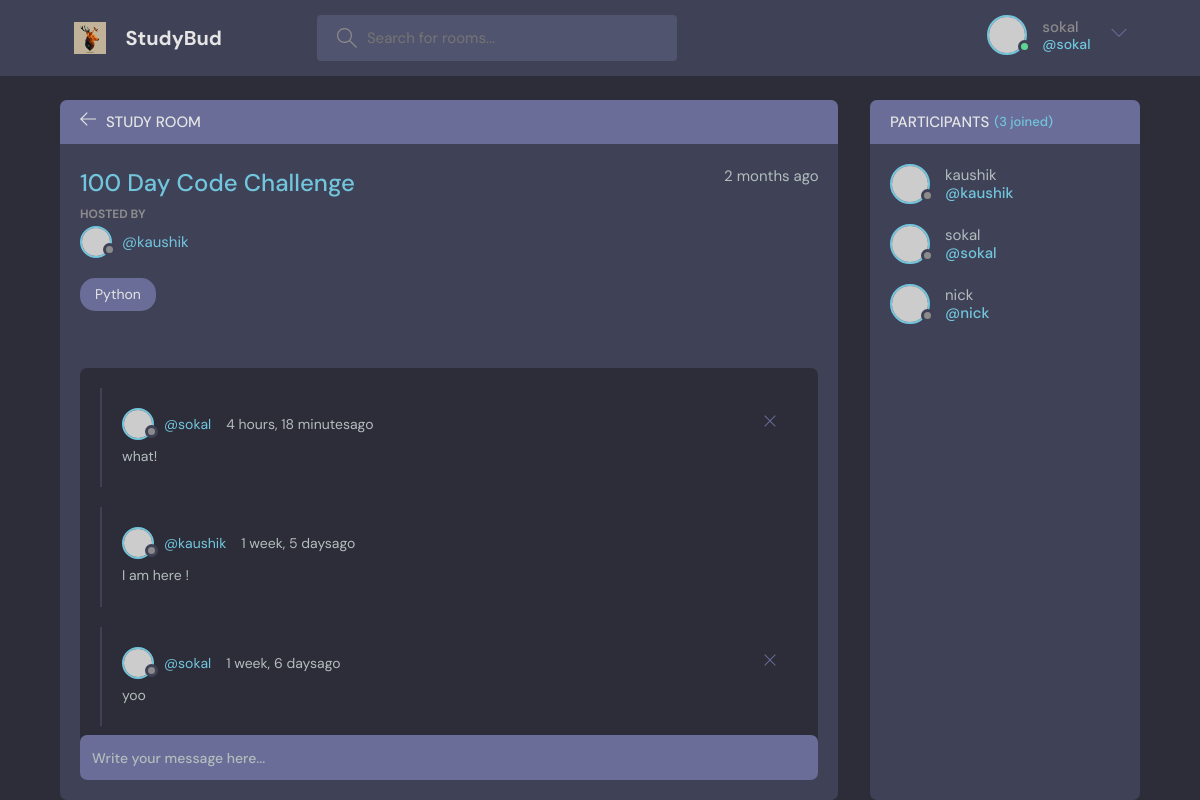
The page /room/2/ (signed in) on the database its author committed.
### base/models.py (models this page shows, shortened)
class Room(models.Model):
    host = models.ForeignKey(User,on_delete=models.SET_NULL , null=True)
    topic = models.ForeignKey(Topic ,on_delete=models.SET_NULL ,null=True)
    name = models.CharField(max_length=200)
    description = models.TextField(null=True,blank=True)
    participants = models.ManyToManyField(User,related_name='participants',blank=True)
    updated = models.DateTimeField(auto_now=True)
    created = models.DateTimeField(auto_now_add=True)
    class Meta:
        ordering = ['-updated','-created' ]

class Topic(models.Model):
    namee = models.CharField(max_length=200)

class Meassage(models.Model):
    user = models.ForeignKey(User, on_delete=models.CASCADE)
    room = models.ForeignKey(Room, on_delete=models.CASCADE)
    body = models.TextField()
    updated = models.DateTimeField(auto_now = True)
    created = models.DateTimeField(auto_now_add = True)
    class Meta:
        ordering = ['-updated','-created']

### base/views.py (the view, shortened to what this page needs)
# urls.py: path('room/<str:pk>/',views.room, name ="room"),
def room(request , pk ):
    var_room = Room.objects.get(id=pk)
    room_messages = var_room.meassage_set.all()# This is related manager for foreign key(meassage_set)
    room_participants = var_room.participants.all()
    context = {'var_room': var_room, 'room_messages':room_messages,'room_participants':room_participants}
    return render(request, 'base/room.html',context)

### base/templates/base/room.html (shortened to what this page needs)
{% extends 'main.html' %}
{% block content %}
    <main class="profile-page layout layout--2">
      <div class="container">
        <div class="room">
          <div class="room__top">
            <div class="room__topLeft">
              <a href="{% url 'home' %}">
                <svg version="1.1" xmlns="http://www.w3.org/2000/svg" width="32" height="32" viewBox="0 0 32 32">
                  <title>arrow-left</title>
                  <path
                    d="M13.723 2.286l-13.723 13.714 13.719 13.714 1.616-1.611-10.96-10.96h27.625v-2.286h-27.625l10.965-10.965-1.616-1.607z"
                  ></path>
                </svg>
              </a>
              <h3>Study Room</h3>
            </div>
          </div>
          <div class="room__box scroll">
            <div class="room__header scroll">
              <div class="room__info">
                <h3>{{var_room.name}}</h3>
                <span>{{var_room.created|timesince}} ago </span>
              </div>
              <div class="room__hosted">
                <p>Hosted By</p>
                <a href="{% url 'user-profile' var_room.host.id %}" class="room__author">
                  <div class="avatar avatar--small">
                    <img src="https://randomuser.me/api/portraits/men/37.jpg" />
                  </div>
                  <span>@{{var_room.host.username}}</span>
                </a>
              </div>
              <span class="room__topics">{{var_room.topic.namee}}</span>
            </div>
            <div class="room__conversation">
              <div class="threads scroll">
                {% for i in room_messages %}
                <div class="thread">
                  <div class="thread__top">
                    <div class="thread__author">
                      <a href="{% url 'user-profile' i.user.id %}" class="thread__authorInfo">
                        <div class="avatar avatar--small">
                          <img src="https://randomuser.me/api/portraits/men/37.jpg" />
                        </div>
                        <span>@{{i.user.username}}</span>
                      </a>
                      <span class="thread__date">{{i.created|timesince}}ago</span>
                    </div>
                    {% if i.user == request.user %}
                    <a href="{% url 'delete-message' i.id %}">
                    <div class="thread__delete">
                      <svg version="1.1" xmlns="http://www.w3.org/2000/svg" width="32" height="32" viewBox="0 0 32 32">
                        <title>remove</title>
                        <path
                          d="M27.314 6.019l-1.333-1.333-9.98 9.981-9.981-9.981-1.333 1.333 9.981 9.981-9.981 9.98 1.333 1.333 9.981-9.98 9.98 9.98 1.333-1.333-9.98-9.98 9.98-9.981z"
                        ></path>
                      </svg>
                    </div>
                  </a>
                  {% endif %}
                  </div>
                  <div class="thread__details">
                  <P>{{i.body}}</P>
                  </div>
                </div>
                {% endfor %}
              </div>
            </div>
          </div>
          {% if request.user.is_authenticated %}
          <div class="room__message">
            <form method="POST" action="">
            <input type="text" name="body" placeholder="Write your message here..." />
          </form>
          </div>
          {% endif %}
        </div>
        <div class="participants">
          <h3 class="participants__top">Participants <span>({{room_participants.count}} joined)</span></h3>
          <div class="participants__list scroll">
            {% for i in room_participants %}
            <a href="{% url 'user-profile' i.id %}" class="participant">
              <div class="avatar avatar--medium">
                <img src="https://randomuser.me/api/portraits/men/37.jpg" />
              </div>
              <p>
                {{i.username}}
                <span>@{{i.username}}</span>
              </p>
            </a>
            {% endfor %}
          </div>
        </div>
      </div>
    </main>
{% endblock %}

### templetes/navbar.html (shortened to what this page needs)
{% load static %}
<header class="header header--loggedIn">
    <div class="container">
      <a href="{% url 'home' %}"  class="header__logo">
        <img src="{% static 'images/logo2.jpg' %}" />
        <h1>StudyBud</h1>
      </a>
      {% if request.user.is_authenticated %}
      <form class="header__search" method="GET" action="{% url 'home' %}">
        <label>
          <input name="q" placeholder="Search for rooms..." />
        </label>
      </form>
      {% endif %}
      <nav class="header__menu">
        {% if request.user.is_authenticated %}
        <div class="header__user">
          <a href="{% url 'user-profile' user.id  %}">
            <div class="avatar avatar--medium active">
              <img src="https://randomuser.me/api/portraits/men/37.jpg" />
            </div>
            <p>{{request.user}}<span>@{{request.user}}</span></p>
          </a>
          <button class="dropdown-button">
            <svg version="1.1" xmlns="http://www.w3.org/2000/svg" width="32" height="32" viewBox="0 0 32 32">
              <title>chevron-down</title>
              <path d="M16 21l-13-13h-3l16 16 16-16h-3l-13 13z"></path>
            </svg>
          </button>
        </div>
        {% else %}
         <a href="{% url 'login' %}">
          <img src="{% static 'images/avatar2.png' %}" />
          <p>Login</p>
        </a>
        {% endif %}
      </nav>
    </div>
  </header>

### rows shown on the page
Room: name "100 Day Code Challenge", created "2 months", host.username "kaushik", topic.namee "Python"
Meassage: user.username "sokal", created "4 hours, 18 minutes", body "what!"
Meassage: user.username "kaushik", created "1 week, 5 days", body "I am here !"
Meassage: user.username "sokal", created "1 week, 6 days", body "yoo"

### other values the page prints
{{ request.user }} "sokal"
{{ room_participants.count }} "3"
{{ i.username }} "kaushik"
{{ i.username }} "sokal"
{{ i.username }} "nick"
